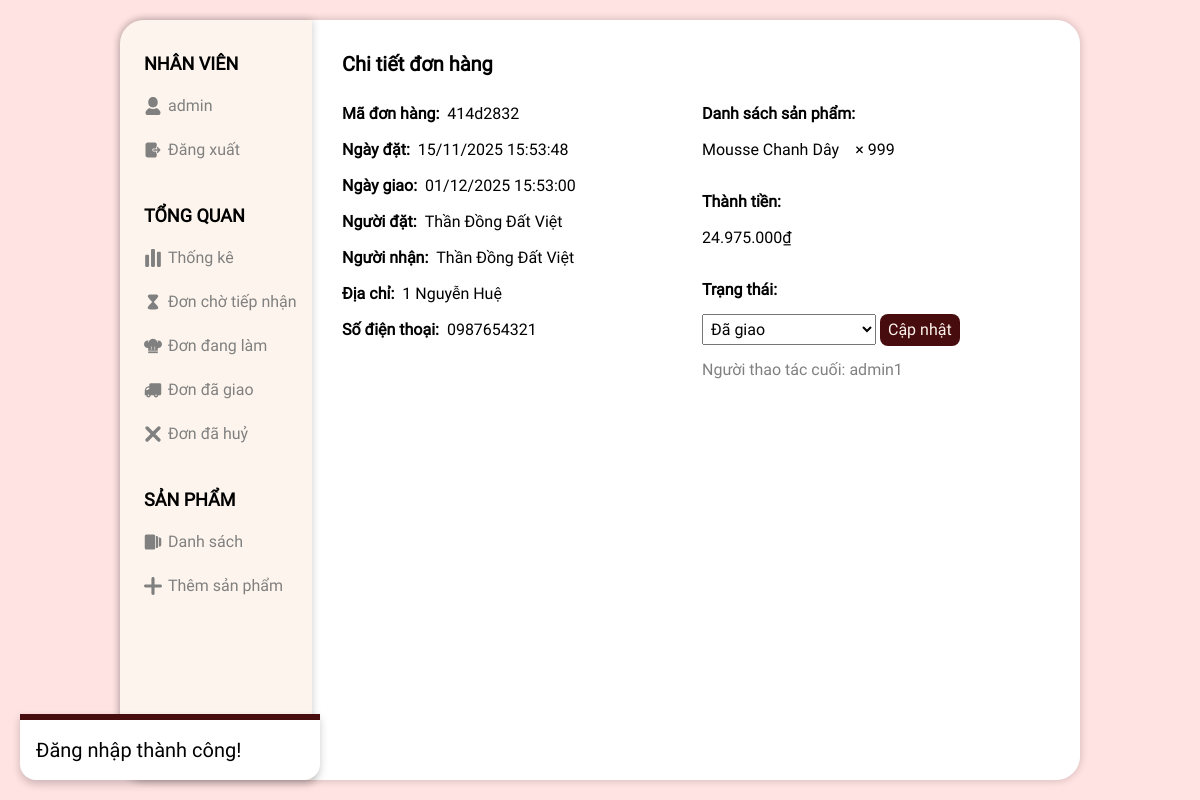
The page /admin.php?direct=detail&od_id=414d2832 (signed in) on the database its author committed.
### tables this page shows
CREATE TABLE `order` (
  `od_id` varchar(8) NOT NULL,
  `od_created_on` datetime NOT NULL,
  `od_delivery_time` datetime NOT NULL,
  `od_person_receive` varchar(50) NOT NULL,
  `od_address` varchar(100) NOT NULL,
  `od_number_phone` varchar(10) NOT NULL,
  `od_price` int(11) NOT NULL,
  `us_id` int(11) NOT NULL,
  `os_id` int(11) NOT NULL,
  `ad_id` int(11) DEFAULT NULL
);

CREATE TABLE `user` (
  `us_id` int(11) NOT NULL,
  `us_name` varchar(50) NOT NULL,
  `us_password` varchar(50) NOT NULL,
  `us_number_phone` varchar(10) NOT NULL,
  `us_address` varchar(100) NOT NULL
);

CREATE TABLE `product_order` (
  `pod_id` int(11) NOT NULL,
  `od_id` varchar(8) NOT NULL,
  `pod_name` varchar(50) NOT NULL,
  `pod_quantity` int(11) NOT NULL,
  `pod_price` int(11) NOT NULL,
  `pod_created_on` datetime NOT NULL
);

### api/core.php (called while the page is built, shortened)
<?php
require __DIR__ . "/./trait/account.php";
require __DIR__ . "/./trait/order.php";
require __DIR__ . "/./trait/statistic.php";
class Api
{
    function __construct()
    {
        $hostname = "localhost";
        $username = "root";
        $password = "";
        $database = "db_sucre_web";
        $this->connection = new mysqli($hostname, $username, $password, $database);
    }
}
$api = new Api();

### api/trait/account.php (called while the page is built, shortened)
<?php
trait Account
{
    function get_admin_info()
    {
        $ad_info = $_SESSION["ad_info"] ?? null;
        $ad_name = $ad_info["ad_name"];
        $sql = "SELECT *
                FROM `admin`
                WHERE `ad_name` = '$ad_name';";
        $result = $this->connection->query($sql)->fetch_assoc();
        return $_SESSION["ad_info"];
    }
}

### api/trait/order.php (called while the page is built, shortened)
<?php
trait Order
{
    function get_order_info($od_id)
    {
        $sql = "SELECT *
                FROM `order` as od
                INNER JOIN `order_status` as os
                ON od.`os_id` = os.`os_id`
                INNER JOIN `user` as us
                ON od.`us_id` = us.`us_id`
                WHERE od.`od_id` = '$od_id';";
        $result = $this->connection->query($sql);
        return $result->fetch_assoc();
    }
    function get_order_products_info($od_id)
    {
        $sql = "SELECT *
                FROM `product_order`
                WHERE `od_id` = '$od_id'
                ORDER BY `pod_created_on` ASC;";
        $result = $this->connection->query($sql);
        return $result->fetch_all(MYSQLI_ASSOC);
    }
}

### api/trait/statistic.php (called while the page is built, shortened)
<?php
trait Statistic
{
    function get_order_statuses()
    {
        $sql = "SELECT *
                FROM `order_status`
                ORDER BY `os_id` ASC;";
        $result = $this->connection->query($sql);
        return $result->fetch_all(MYSQLI_ASSOC);
    }
    function get_order_status($od_id)
    {
        $sql = "SELECT *
                FROM `order` as od
                INNER JOIN `order_status` as os
                ON od.`os_id` = os.`os_id`
                WHERE od.`od_id` = '$od_id';";
        $result = $this->connection->query($sql);
        return $result->fetch_assoc();
    }
    function get_checker($od_id)
    {
        $sql = "SELECT *
                FROM `order` as od
                INNER JOIN `admin` as ad
                ON od.`ad_id` = ad.`ad_id`
                WHERE od.`od_id` = '$od_id';";
        $result = $this->connection->query($sql);
        return $result->fetch_assoc();
    }
}

### src/admin/page/statistic/detail.php (the view, shortened to what this page needs)
<?php
global $api;
$od_id = $_GET["od_id"];
$order = $api->get_order_info($od_id);
?>
<p class="title">Chi tiết đơn hàng</p>
<div class="container">
    <div class="info">
        <div class="item">
            <p class="label">Mã đơn hàng: </p>
            <p class="text"><?= $order["od_id"] ?></p>
        </div>
        <div class="item">
            <p class="label">Ngày đặt: </p>
            <p class="text"><?= convert_datetime($order["od_created_on"]) ?></p>
        </div>
        <div class="item">
            <p class="label">Ngày giao: </p>
            <p class="text"><?= convert_datetime($order["od_delivery_time"]) ?></p>
        </div>
        <div class="item">
            <p class="label">Người đặt: </p>
            <p class="text"><?= $order["us_name"] ?></p>
        </div>
        <div class="item">
            <p class="label">Người nhận: </p>
            <p class="text"><?= $order["od_person_receive"] ?></p>
        </div>
        <div class="item">
            <p class="label">Địa chỉ: </p>
            <p class="text"><?= $order["od_address"] ?></p>
        </div>
        <div class="item">
            <p class="label">Số điện thoại: </p>
            <p class="text"><?= $order["od_number_phone"] ?></p>
        </div>
    </div>
    <div class="product">
        <div class="product-part">
            <p class="label">Danh sách sản phẩm:</p>
            <?php
            $order_total = 0;
            $order_products = $api->get_order_products_info($od_id);
            foreach ($order_products as $product) {
                $order_total += $product["pod_price"] * $product["pod_quantity"]; ?>
                <p class="detail">
                    <?= $product["pod_name"] . "&emsp;× " . $product["pod_quantity"] ?>
                </p>
            <?php } ?>
        </div>
        <div class="product-part">
            <p class="label">Thành tiền:</p>
            <p class="total"><?= convert_currency($order_total) ?></p>
        </div>
        <div class="product-part">
            <p class="label">Trạng thái:</p>
            <form method="post">
                <select class="status" name="os_id">
                    <?php
                    $currentOrderStatus = $api->get_order_status($od_id)["os_id"];
                    $orderStatuses = $api->get_order_statuses();
                    foreach ($orderStatuses as $orderStatus) {
                        $orderStatusId = $orderStatus["os_id"];
                        $orderStatusName = $orderStatus["os_name"]; ?>
                        <option value="<?= $orderStatusId ?>" <?= $currentOrderStatus == $orderStatusId ? "selected" : "" ?>>
                            <?= $orderStatusName ?>
                        </option>
                    <?php } ?>
                </select>
                <button class="submit-button" type="submit">Cập nhật</button>
            </form>
            <p class="checker">
                Người thao tác cuối:
                <?php
                $isCheck = $order["ad_id"];
                if ($isCheck) {
                    $checker = $api->get_checker($order["od_id"]);
                    echo $checker["ad_name"];
                } else {
                    echo "...";
                }
                ?>
            </p>
        </div>
    </div>
</div>

### src/admin/page/panel.php (shortened to what this page needs)
<?php
global $api;
$ad_info = $api->get_admin_info();
?>
<div class="panel">
    <div class="menu">
        <div class="part">
            <p class="title">
                NHÂN VIÊN
            </p>
            <a class="component" href="?direct=home">
                <?php
                if (isset($ad_info)) { ?>
                    <p class="text">
                        <?= $ad_info["ad_name"] ?>
                    </p>
                <?php } ?>
            </a>
            <a class="component" href="?direct=logout">
                <p class="text">
                    Đăng xuất
                </p>
            </a>
        </div>
        <div class="part">
            <p class="title">
                TỔNG QUAN
            </p>
            <a class="component" href="?direct=all">
                <p class="text">
                    Thống kê
                </p>
            </a>
            <a class="component" href="?direct=wait">
                <p class="text">
                    Đơn chờ tiếp nhận
                </p>
            </a>
            <a class="component" href="?direct=work">
                <p class="text">
                    Đơn đang làm
                </p>
            </a>
            <a class="component" href="?direct=done">
                <p class="text">
                    Đơn đã giao
                </p>
            </a>
            <a class="component" href="?direct=cancel">
                <p class="text">
                    Đơn đã huỷ
                </p>
            </a>
        </div>
        <div class="part">
            <p class="title">
                SẢN PHẨM
            </p>
            <a class="component" href="?direct=product">
                <svg class="icon" viewBox="0 0 24 24">
                    <path
                        d="M20 6h1a2 2 0 0 1 2 2v8a2 2 0 0 1-2 2h-1V6zm-4-2h1a2 2 0 0 1 2 2v12a2 2 0 0 1-2 2h-1V4zm-1 0v16a2 2 0 0 1-2 2H3a2 2 0 0 1-2-2V4a2 2 0 0 1 2-2h10a2 2 0 0 1 2 2z">
                    </path>
                </svg>
                <p class="text">
                    Danh sách
                </p>
            </a>
            <a class="component" href="?direct=add_product">
                <p class="text">
                    Thêm sản phẩm
                </p>
            </a>
        </div>
    </div>
    <div class="content">
        <?php
        switch (DIRECT) {
            case "detail":
                require "./src/admin/page/statistic/detail.php";
                break;
        }
        ?>
    </div>
</div>

### src/util/convert_datetime.php
<?php
function convert_datetime($datetime)
{
    $date = new DateTime($datetime);
    $formattedDate = $date->format("d/m/Y H:i:s");
    echo $formattedDate;
}

### index.css (style rules this page uses)
body { background-color: var(--pink-color); }

### src/admin/css/panel.css (style rules this page uses)
.panel { border-radius: 24px; box-shadow: 0px 0px 8px var(--shadow-color); box-sizing: border-box; display: flex; height: calc(100vh - 40px); margin: 20px auto; width: 80%; }
.menu { background-color: var(--cream-color); border-radius: 24px 0px 0px 24px; box-shadow: 0.25px 0px 8px var(--shadow-color); box-sizing: border-box; height: 100%; padding-bottom: 18px; padding-top: 18px; width: 20%; z-index: 2; }
.content { background-color: white; border-radius: 0px 24px 24px 0px; box-sizing: border-box; display: flex; flex-direction: column; height: 100%; padding: 30px; width: 80%; z-index: 1; }
.part { margin-bottom: 36px; margin-top: 12px; }
.menu .title { color: black; font-family: "Roboto"; font-size: 18px; font-weight: bold; line-height: 28px; margin-left: 24px; }
.component { align-items: center; display: flex; height: 32px; margin-bottom: 12px; margin-top: 12px; text-decoration: none; }
.component .icon { fill: var(--grey-color); height: 18px; margin-right: 6px; }
.component .text { color: var(--grey-color); font-family: "Roboto"; font-size: 16px; line-height: 24px; }

### src/admin/css/statistic/detail.css (style rules this page uses)
.content .title { color: black; font-family: "Roboto"; font-size: 20px; font-weight: bold; line-height: 28px; }
.content .container { display: grid; gap: 12px; grid-template-columns: 1fr 1fr; margin-top: 24px; }
.container .info { display: flex; flex-direction: column; gap: 12px; }
.container .product { display: flex; flex-direction: column; gap: 12px; }
.info .item { display: flex; gap: 8px; }
.item .label { color: black; font-family: "Roboto"; font-size: 16px; font-weight: bold; line-height: 24px; }
.item .text { color: black; font-family: "Roboto"; font-size: 16px; line-height: 24px; }
.product .product-part { display: flex; flex-direction: column; gap: 12px; margin-bottom: 16px; }
.product-part .label { color: black; font-family: "Roboto"; font-size: 16px; font-weight: bold; line-height: 24px; }
.product-part .detail { color: black; font-family: "Roboto"; font-size: 16px; line-height: 24px; }
.product-part .total { color: black; font-family: "Roboto"; font-size: 16px; line-height: 24px; }
.product-part .status { color: black; font-family: "Roboto"; font-size: 16px; line-height: 24px; width: 50%; padding: 4px; box-sizing: border-box; }
.product-part .submit-button { color: var(--cream-color); background-color: var(--brown-color); border: none; border-radius: 8px; cursor: pointer; font-family: "Roboto"; font-size: 16px; line-height: 24px; padding: 4px 8px; }
.product-part .checker { color: var(--grey-color); font-family: "Roboto"; font-size: 16px; line-height: 24px; }

### rows shown on the page
order: od_id "414d2832", od_created_on "15/11/2025 15:53:48 01/12/2025 15:53:00", us.us_name "Thần Đồng Đất Việt", od_person_receive "Thần Đồng Đất Việt", od_address "1 Nguyễn Huệ", od_number_phone "0987654321", ad.ad_name "admin1"
product_order: pod_name "Mousse Chanh Dây", pod_quantity "999"

### other values the page prints
$message "Đăng nhập thành công!"
$ad_info["ad_name"] "admin"
strrev(implode('', $formatted)) "24.975.000"
form field os_id "Đã giao"
